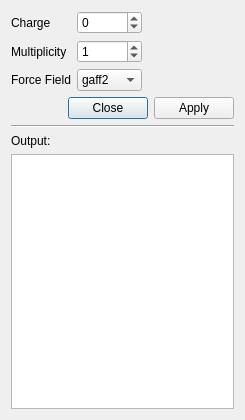
<?xml version="1.0" encoding="UTF-8"?>
<ui version="4.0">
 <class>ParametrizeMoleculeDialog</class>
 <widget class="QDialog" name="ParametrizeMoleculeDialog">
  <property name="geometry">
   <rect>
    <x>0</x>
    <y>0</y>
    <width>245</width>
    <height>420</height>
   </rect>
  </property>
  <property name="windowTitle">
   <string>Parametrize Molecule</string>
  </property>
  <layout class="QVBoxLayout" name="verticalLayout">
   <item>
    <layout class="QGridLayout" name="gridLayout">
     <item row="0" column="0">
      <widget class="QLabel" name="label">
       <property name="enabled">
        <bool>true</bool>
       </property>
       <property name="text">
        <string>Charge</string>
       </property>
      </widget>
     </item>
     <item row="1" column="1">
      <widget class="QSpinBox" name="multiplicitySpin">
       <property name="minimum">
        <number>0</number>
       </property>
       <property name="maximum">
        <number>5</number>
       </property>
       <property name="value">
        <number>1</number>
       </property>
      </widget>
     </item>
     <item row="0" column="1">
      <widget class="QSpinBox" name="chargeSpin">
       <property name="minimum">
        <number>-5</number>
       </property>
       <property name="maximum">
        <number>5</number>
       </property>
       <property name="value">
        <number>0</number>
       </property>
      </widget>
     </item>
     <item row="0" column="2">
      <spacer name="horizontalSpacer">
       <property name="orientation">
        <enum>Qt::Horizontal</enum>
       </property>
       <property name="sizeHint" stdset="0">
        <size>
         <width>40</width>
         <height>20</height>
        </size>
       </property>
      </spacer>
     </item>
     <item row="1" column="0">
      <widget class="QLabel" name="label_2">
       <property name="text">
        <string>Multiplicity</string>
       </property>
      </widget>
     </item>
     <item row="3" column="0">
      <widget class="QLabel" name="label_3">
       <property name="text">
        <string>Force Field</string>
       </property>
      </widget>
     </item>
     <item row="3" column="1">
      <widget class="QComboBox" name="forceField">
       <item>
        <property name="text">
         <string notr="true">gaff2</string>
        </property>
       </item>
       <item>
        <property name="text">
         <string notr="true">gaff</string>
        </property>
       </item>
       <item>
        <property name="text">
         <string notr="true">amber</string>
        </property>
       </item>
       <item>
        <property name="text">
         <string notr="true">bcc</string>
        </property>
       </item>
       <item>
        <property name="text">
         <string notr="true">sybyl</string>
        </property>
       </item>
      </widget>
     </item>
    </layout>
   </item>
   <item>
    <widget class="QDialogButtonBox" name="buttonBox">
     <property name="orientation">
      <enum>Qt::Horizontal</enum>
     </property>
     <property name="standardButtons">
      <set>QDialogButtonBox::Apply|QDialogButtonBox::Close</set>
     </property>
     <property name="centerButtons">
      <bool>false</bool>
     </property>
    </widget>
   </item>
   <item>
    <widget class="Line" name="line">
     <property name="orientation">
      <enum>Qt::Horizontal</enum>
     </property>
    </widget>
   </item>
   <item>
    <layout class="QHBoxLayout" name="horizontalLayout">
     <item>
      <widget class="QLabel" name="label_4">
       <property name="text">
        <string>Output:</string>
       </property>
      </widget>
     </item>
    </layout>
   </item>
   <item>
    <widget class="QTextBrowser" name="logTextBrowser"/>
   </item>
  </layout>
 </widget>
 <resources/>
 <connections>
  <connection>
   <sender>buttonBox</sender>
   <signal>accepted()</signal>
   <receiver>ParametrizeMoleculeDialog</receiver>
   <slot>accept()</slot>
   <hints>
    <hint type="sourcelabel">
     <x>122</x>
     <y>210</y>
    </hint>
    <hint type="destinationlabel">
     <x>122</x>
     <y>115</y>
    </hint>
   </hints>
  </connection>
  <connection>
   <sender>buttonBox</sender>
   <signal>rejected()</signal>
   <receiver>ParametrizeMoleculeDialog</receiver>
   <slot>reject()</slot>
   <hints>
    <hint type="sourcelabel">
     <x>122</x>
     <y>210</y>
    </hint>
    <hint type="destinationlabel">
     <x>122</x>
     <y>115</y>
    </hint>
   </hints>
  </connection>
 </connections>
</ui>
